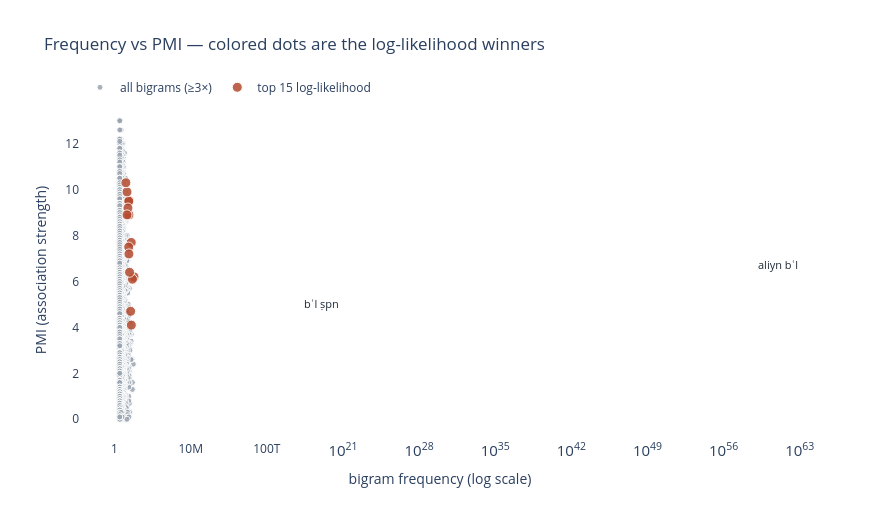

This figure's notebook cell:
### Markdown cell above
### One picture: why no single number is enough

Every dot below is a bigram occurring ≥ 3×; raw **frequency** runs right, **PMI** runs up — and they disagree almost everywhere:

- **bottom right** — very frequent, weak association: the particle pairs. *Frequency's false positives.*
- **top left** — rare pairs whose words never occur apart, so PMI explodes. *PMI's false positives* (many are broken-context fragments seen 3 times).
- the colored dots — the **top 15 by log-likelihood** — sit toward the *upper right*: frequent **and** bound. That balance is exactly what Dunning's score buys.

*(Hover any dot for the bigram and all its scores.)*

### Code cell
import plotly.graph_objects as go

top_ll = set(coll.head(15)["bigram"])
label_these = {"aliyn bʿl", "bʿl ṣpn", "w l"}   # three far-apart dots; hover the rest

fig = go.Figure()
for name, keep, color, size in [
        ("all bigrams (≥3×)",      ~coll["bigram"].isin(top_ll), "#9aa5b1", 6),
        ("top 15 log-likelihood",   coll["bigram"].isin(top_ll), "#b34a2e", 10)]:
    d = coll[keep]
    fig.add_trace(go.Scatter(
        x=d["freq"], y=d["PMI"], mode="markers", name=name,
        marker=dict(size=size, color=color, opacity=0.85, line=dict(width=1, color="white")),
        customdata=d[["bigram", "tablets", "log_likelihood"]],
        hovertemplate="<b>%{customdata[0]}</b><br>frequency %{x} · PMI %{y:.1f}"
                      "<br>log-likelihood %{customdata[2]} · in %{customdata[1]} tablet(s)<extra></extra>"))
for _, r in coll[coll["bigram"].isin(label_these)].iterrows():
    fig.add_annotation(x=r["freq"], y=r["PMI"], text=r["bigram"],
                       showarrow=False, yshift=12, font=dict(size=11, color="#1f2937"))
fig.update_layout(title="Frequency vs PMI — colored dots are the log-likelihood winners",
                  xaxis=dict(title="bigram frequency (log scale)", type="log"),
                  yaxis=dict(title="PMI (association strength)"),
                  width=880, height=520, paper_bgcolor="white", plot_bgcolor="white",
                  legend=dict(orientation="h", y=1.08))
fig.show()

### Figure 1 — Plotly figure (JSON) as saved in the notebook; plotly's stock layout.template omitted (floating-point values rounded to 4 significant figures; data arrays with more than 128 entries replaced by an {"elided": "..."} marker saying what was removed)
{"data": [{"customdata": {"elided": "1441x3 mixed values"}, "hovertemplate": "<b>%{customdata[0]}</b><br>frequency %{x} · PMI %{y:.1f}<br>log-likelihood %{customdata[2]} · in %{customdata[1]} tablet(s)<extra></extra>", "marker": {"color": "#9aa5b1", "line": {"color": "white", "width": 1}, "opacity": 0.85, "size": 6}, "mode": "markers", "name": "all bigrams (≥3×)", "type": "scatter", "x": {"elided": "1441 int values"}, "y": {"elided": "1441 float values"}}, {"customdata": [["aliyn bʿl", 11, 521.5], ["btlt ʿnt", 9, 367], ["ksp ʿl", 9, 316.9], ["ṯpṭ nhr", 1, 298.8], ["tġrk tšlmk", 20, 270.7], ["yšu gh", 7, 252.6], ["nḥš ʿqšr", 1, 225.1], ["mt rpi", 3, 194.3], ["rkb ʿrpt", 6, 194.1], ["b aph", 6, 191.3], ["rbt aṯrt", 3, 186.5], ["rgm tḥm", 23, 185.8], ["l pʿn", 28, 184.8], ["ydk aḥdh", 3, 164.1], ["mnt nṯk", 1, 160.2]], "hovertemplate": "<b>%{customdata[0]}</b><br>frequency %{x} · PMI %{y:.1f}<br>log-likelihood %{customdata[2]} · in %{customdata[1]} tablet(s)<extra></extra>", "marker": {"color": "#b34a2e", "line": {"color": "white", "width": 1}, "opacity": 0.85, "size": 10}, "mode": "markers", "name": "top 15 log-likelihood", "type": "scatter", "x": [61, 34, 44, 22, 20, 21, 17, 20, 14, 30, 21, 24, 35, 14, 11], "y": [6.2, 7.7, 6.1, 9.5, 9.5, 8.9, 9.2, 7.5, 9.9, 4.7, 7.2, 6.4, 4.1, 8.9, 10.3]}], "layout": {"annotations": [{"font": {"color": "#1f2937", "size": 11}, "showarrow": false, "text": "aliyn bʿl", "x": 61, "y": 6.2, "yshift": 12}, {"font": {"color": "#1f2937", "size": 11}, "showarrow": false, "text": "bʿl ṣpn", "x": 19, "y": 4.5, "yshift": 12}], "height": 520, "legend": {"orientation": "h", "y": 1.08}, "paper_bgcolor": "white", "plot_bgcolor": "white", "title": {"text": "Frequency vs PMI — colored dots are the log-likelihood winners"}, "width": 880, "xaxis": {"title": {"text": "bigram frequency (log scale)"}, "type": "log"}, "yaxis": {"title": {"text": "PMI (association strength)"}}}}
